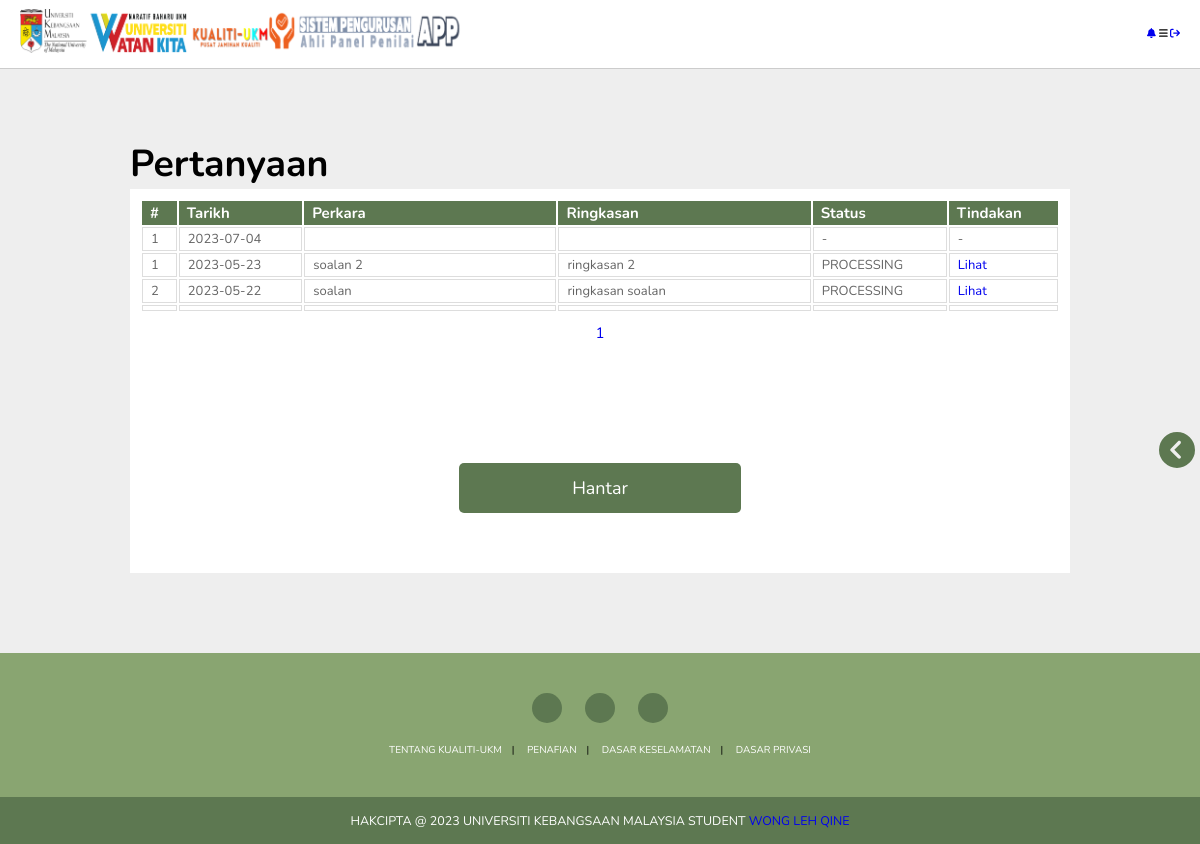
/pages/pertanyaan_lecturer.php (signed in), run on the app's committed database.
### tables this page shows
CREATE TABLE `pertanyaan` (
  `PERTANYAAN_ID` int(11) NOT NULL,
  `TARIKH` varchar(255) DEFAULT NULL,
  `PERKARA` varchar(255) DEFAULT NULL,
  `RINGKASAN` varchar(255) DEFAULT NULL,
  `PERTANYAAN_STATUS` varchar(255) DEFAULT NULL,
  `TINDAKAN` varchar(255) DEFAULT NULL,
  `JENIS` varchar(30) DEFAULT NULL,
  `ID` int(11) DEFAULT NULL
);

### pages/pertanyaan_lecturer.php (the view, shortened to what this page needs)
<?php
include("../php/db.php");
if (!isset ($_GET['page']) ) {
   $page = 1;
} else {
   $page = $_GET['page'];
}
$id = $_SESSION["id"];
$list_of_pertanyaan = array();
$today_date = date("Y-m-d");
if ($stmt = $con->prepare("SELECT `PERTANYAAN_ID`, `TARIKH`, `PERKARA`, `RINGKASAN`, `PERTANYAAN_STATUS`, `TINDAKAN`  FROM `pertanyaan` WHERE `ID` = '$id' AND `JENIS` = 'lecturer' ORDER BY `TARIKH` DESC")) {
   $stmt->execute();
   mysqli_stmt_bind_result($stmt, $pertanyaan_id, $tarikh, $perkara, $ringkasan, $pertanyaan_status, $tindakan);
   while (mysqli_stmt_fetch($stmt)) {
      array_push($list_of_pertanyaan, array($pertanyaan_id, $tarikh, $perkara, $ringkasan, $pertanyaan_status, $tindakan));
   }
} else {
   echo 'Could not prepare statement!';
}
$number_of_result = count($list_of_pertanyaan);
$results_per_page = 10;
$number_of_page = ceil ($number_of_result / $results_per_page);
$page_first_result = ($page-1) * $results_per_page;
$list_of_pertanyaan = array();
if ($stmt = $con->prepare("SELECT `PERTANYAAN_ID`, `TARIKH`, `PERKARA`, `RINGKASAN`, `PERTANYAAN_STATUS`, `TINDAKAN`  FROM `pertanyaan` WHERE `ID` = '$id' AND `JENIS` = 'lecturer'  ORDER BY `TARIKH` DESC LIMIT $page_first_result, $results_per_page")) {
   $stmt->execute();
   mysqli_stmt_bind_result($stmt, $pertanyaan_id, $tarikh, $perkara, $ringkasan, $pertanyaan_status, $tindakan);
   while (mysqli_stmt_fetch($stmt)) {
      array_push($list_of_pertanyaan, array($pertanyaan_id, $tarikh, $perkara, $ringkasan, $pertanyaan_status, $tindakan));
   }
} else {
   echo 'Could not prepare statement!';
}
?>
<!DOCTYPE html>
<html lang="en">
<head>
   <link rel="stylesheet" href="https://cdnjs.cloudflare.com/ajax/libs/font-awesome/6.1.2/css/all.min.css">
   <link rel="stylesheet" href="../style/stylepertanyaan.css">
</head>
<body>
         <?php
          include("../components/navbar_lecturer.php");
          include("../components/pengumuman.php");
        ?>
   <div class="main-body title-font">
      <h2>Pertanyaan</h2>
      <div class="pertanyaan-list">
         <form style="padding-bottom: 30px;"  action="<?php echo htmlspecialchars($_SERVER["PHP_SELF"]); ?>" method="post" autocomplete="off" class="sign-in-form">
            <table class="table" style="width: 100%; ">
                  <tr>
                     <th>#</th>
                     <th>Tarikh</th>
                     <th>Perkara</th>
                     <th>Ringkasan</th>
                     <th>Status</th>
                     <th>Tindakan</th>
                  </tr>
                  <tr>
                  <td>1</td>
                  <td><?php echo $today_date;?></td>
                  <td><input type="text" name="perkara" id="perkara" style="width: 100%"></td>
                  <td><input type="text" name="ringkasan" id="ringkasan" style="width: 100%"></td>
                  <td>-</td>
                  <td>-</td>
               </tr>
               <?php
               $arrlength = count($list_of_pertanyaan);
               for($x = 0; $x < $arrlength; $x++) {
                  echo '<tr>';
                  echo '<td>',$x+1,'</td>';
                  for($y = 1; $y < 5; $y++) {
                     echo '<td>', $list_of_pertanyaan[$x][$y], '</td>';
                  }
                  echo '<td> <a href="./pertanyaan_lecturer_detail.php?pertanyaan_id='.$list_of_pertanyaan[$x][0].'">Lihat</a></td>';
                  echo '</tr>';
               }
               ?>
               <tr>
                  <td></td>
                  <td></td>
                  <td></td>
                  <td></td>
                  <td></td>
                  <td></td>
               </tr>
            </table>
            <div style="text-align: center; width: 100%; font-size: 1.5rem;">
<?php for($page = 1; $page<= $number_of_page; $page++) {
   echo '<a href = "./pertanyaan_lecturer.php?page=' . $page . '">' . $page . ' </a>';
}?>
</div>
            <input type="submit" name="submit" id="submit" style="background-color: #5d7851; margin: 120px 0 30px 0; width: 30%; height: 50px; color: white; border-radius: 5px; margin-left: auto; margin-right: auto; display: block; font-size: 1.8rem;" value="Hantar">
         </form>
      </div>
   </div>
   <?php
          include("../components/footer.php");
        ?>
</body>
</html>

### style/stylepertanyaan.css (style rules this page uses)
:root { --main-color:#8e44ad; --red:#e74c3c; --orange:#f39c12; --light-color:#888; --light-bg:#eee; --black:#2c3e50; --white:#fff; --border:.1rem solid rgba(0,0,0,.2); }
* { font-family: 'Nunito', sans-serif; margin:0; padding:0; box-sizing: border-box; outline: none; border:none; text-decoration: none; }
.title-font { font-size: 2.5rem; }
html { font-size: 62.5%; height: 100%; overflow-x: hidden; }
body { overflow-x: hidden; height: 100%; background-color: var(--light-bg); padding-left: 30rem; }
.table th { background-color: #5d7851; color: white; }
.table td { border: 1px solid #ddd; }
.main-body { width: 80%; padding: 1rem; display: block; margin-left: auto; margin-right: auto; }
.pertanyaan-list { display: block; align-items: center; background-color: #fff; justify-content: space-between; }
table { width: 90%; background: #fff; padding: 1rem; text-align: left; border-radius: 10px; }
table td,th { padding: 0.2rem 0.8rem; }
table th { font-size: 15px; }
table td { font-size: 13px; color: rgb(100,100,100); }
@media (max-width:1200px) { body { padding-left: 0; } }

### data on the page
pertanyaan: TARIKH "2023-05-23", PERKARA "soalan 2", RINGKASAN "ringkasan 2", PERTANYAAN_STATUS "PROCESSING"
pertanyaan: TARIKH "2023-05-22", PERKARA "soalan", RINGKASAN "ringkasan soalan", PERTANYAAN_STATUS "PROCESSING"
